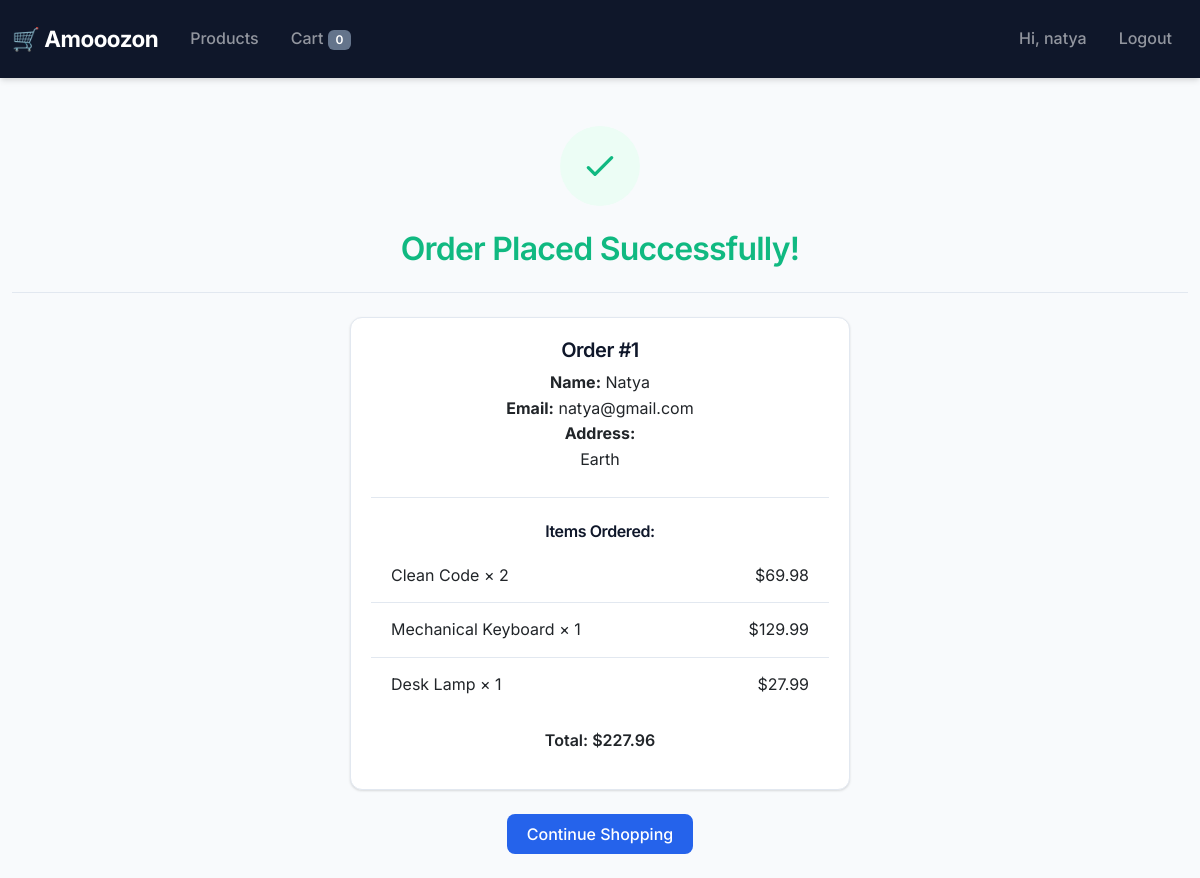
The page /checkout/complete/1/ (signed in) on the database its author committed.
### shop/models.py (models this page shows, shortened)
class Order(models.Model):
    user = models.ForeignKey(
        User,
        on_delete=models.SET_NULL,
        null=True,
        blank=True
    )
    full_name = models.CharField(max_length=100)
    address = models.TextField()
    email = models.EmailField()
    total = models.DecimalField(max_digits=10, decimal_places=2)
    paid = models.BooleanField(default=False)
    created = models.DateTimeField(auto_now_add=True)
    class Meta:
        ordering = ['-created']

class OrderItem(models.Model):
    order = models.ForeignKey(
        Order,
        on_delete=models.CASCADE,
        related_name='items'
    )
    product = models.ForeignKey(
        Product,
        on_delete=models.CASCADE
    )
    price = models.DecimalField(max_digits=10, decimal_places=2)
    quantity = models.PositiveIntegerField(default=1)
    def get_total(self):
        return self.price * self.quantity

class Product(models.Model):
    category = models.ForeignKey(
        Category,
        on_delete=models.CASCADE,
        related_name='products'
    )
    name = models.CharField(max_length=200)
    slug = models.SlugField(unique=True)
    description = models.TextField(blank=True)
    price = models.DecimalField(max_digits=10, decimal_places=2)
    inventory = models.PositiveIntegerField(default=0)
    created = models.DateTimeField(auto_now_add=True)
    updated = models.DateTimeField(auto_now=True)
    class Meta:
        ordering = ['name']

### shop/views.py (the view)
# urls.py: path('checkout/complete/<int:order_id>/', views.checkout_complete, name='checkout_complete'),
def checkout_complete(request, order_id):
    order = get_object_or_404(Order, id=order_id)
    return render(request, 'shop/checkout_complete.html', {
        'order': order,
    })

### shop/cart.py (called while the page is built)
    def __len__(self):
        return sum(item['quantity'] for item in self.cart.values())

### shop/context_processors.py (called while the page is built)
def cart_counter(request):
    cart = Cart(request)
    return {'cart_count': len(cart)}

### shop/templates/shop/checkout_complete.html (shortened to what this page needs)
{% extends 'shop/base.html' %}
{% block content %}
<div class="text-center py-4">
    <div class="mb-4">
        <span style="display: inline-flex; align-items: center; justify-content: center; width: 80px; height: 80px; background: #ecfdf5; border-radius: 50%;">
            <svg width="40" height="40" fill="none" stroke="#10b981" stroke-width="2" viewBox="0 0 24 24"><path stroke-linecap="round" stroke-linejoin="round" d="M5 13l4 4L19 7"/></svg>
        </span>
    </div>
    <h1 style="color: #10b981;">Order Placed Successfully!</h1>
    <hr>
    <div class="card mx-auto" style="max-width: 500px;">
        <div class="card-body">
            <h5 class="card-title">Order #{{ order.id }}</h5>
            <p class="card-text">
                <strong>Name:</strong> {{ order.full_name }}<br>
                <strong>Email:</strong> {{ order.email }}<br>
                <strong>Address:</strong><br>{{ order.address|linebreaksbr }}
            </p>
            <hr>
            <h6>Items Ordered:</h6>
            <ul class="list-group list-group-flush mb-3">
                {% for item in order.items.all %}
                    <li class="list-group-item d-flex justify-content-between">
                        <span>{{ item.product.name }} × {{ item.quantity }}</span>
                        <span>${{ item.get_total }}</span>
                    </li>
                {% endfor %}
            </ul>
            <p class="fw-bold">Total: ${{ order.total }}</p>
        </div>
    </div>
    <a href="{% url 'shop:product_list' %}" class="btn btn-primary mt-4">Continue Shopping</a>
</div>
{% endblock %}

### shop/templates/shop/base.html (shortened to what this page needs)
<!DOCTYPE html>
<html lang="en">
<head>
    <link href="https://cdn.jsdelivr.net/npm/bootstrap@5.3.0/dist/css/bootstrap.min.css" rel="stylesheet">
</head>
<body>
    <nav class="navbar navbar-expand-lg navbar-dark bg-dark mb-4">
        <div class="container">
            <a class="navbar-brand" href="{% url 'shop:product_list' %}">🛒 Amooozon</a>
            <div class="collapse navbar-collapse" id="navbarNav">
                <ul class="navbar-nav me-auto">
                    <li class="nav-item">
                        <a class="nav-link" href="{% url 'shop:product_list' %}">Products</a>
                    </li>
                    <li class="nav-item">
                        <a class="nav-link" href="{% url 'shop:cart_detail' %}">
                            Cart <span class="badge bg-secondary">{{ cart_count }}</span>
                        </a>
                    </li>
                </ul>
                <ul class="navbar-nav">
                    {% if user.is_authenticated %}
                        <li class="nav-item">
                            <span class="nav-link">Hi, {{ user.username }}</span>
                        </li>
                        <li class="nav-item">
                            <a class="nav-link" href="{% url 'shop:logout' %}">Logout</a>
                        </li>
                    {% endif %}
                </ul>
            </div>
        </div>
    </nav>
    <div class="container">
        {% block content %}{% endblock %}
    </div>
</body>
</html>

### shop/templates/shop/base.html (style rules this page uses)
:root { --primary: #2563eb; --primary-dark: #1d4ed8; --secondary: #64748b; --accent: #0ea5e9; --success: #10b981; --danger: #ef4444; --light: #f8fafc; --dark: #0f172a; --border: #e2e8f0; --shadow: 0 1px 3px rgba(0,0,0,0.08), 0 1px 2px rgba(0,0,0,0.06); --shadow-md: 0 4px 6px -1px rgba(0,0,0,0.1), 0 2px 4px -1px rgba(0,0,0,0.06); --shadow-lg: 0 10px 15px -3px rgba(0,0,0,0.1), 0 4px 6px -2px rgba(0,0,0,0.05); --radius: 0.5rem; --radius-lg: 0.75rem; }
* { box-sizing: border-box; }
body { font-family: 'Inter', -apple-system, BlinkMacSystemFont, sans-serif; background: var(--light); color: var(--dark); line-height: 1.6; }
.navbar { background: var(--dark) !important; box-shadow: var(--shadow-md); padding: 1rem 0; }
.navbar-brand { font-weight: 700; font-size: 1.4rem; letter-spacing: -0.5px; }
.nav-link { font-weight: 500; padding: 0.5rem 1rem !important; border-radius: var(--radius); transition: all 0.2s ease; }
.badge { font-weight: 600; padding: 0.35em 0.65em; }
.card { border: 1px solid var(--border); border-radius: var(--radius-lg); box-shadow: var(--shadow); transition: all 0.2s ease; overflow: hidden; }
.card-body { padding: 1.25rem; }
.card-title { font-weight: 600; color: var(--dark); margin-bottom: 0.5rem; }
.btn { font-weight: 500; padding: 0.5rem 1.25rem; border-radius: var(--radius); transition: all 0.2s ease; border: none; }
.btn-primary { background: var(--primary); color: white; }
.list-group-item { border: none; border-bottom: 1px solid var(--border); padding: 0.875rem 1.25rem; transition: all 0.15s ease; }
.list-group-item:last-child { border-bottom: none; }
.badge.bg-secondary { background: var(--secondary) !important; }
h1, h2, h3, h4, h5, h6 { font-weight: 600; color: var(--dark); letter-spacing: -0.025em; }
h1 { font-size: 2rem; }
a { color: var(--primary); text-decoration: none; transition: color 0.15s ease; }
.fw-bold { font-weight: 600 !important; }
.container { max-width: 1200px; }
hr { border-color: var(--border); opacity: 1; margin: 1.5rem 0; }
body { min-height: 100vh; }
* { transition-property: background-color, border-color, color, fill, stroke, opacity, box-shadow, transform; transition-timing-function: cubic-bezier(0.4, 0, 0.2, 1); transition-duration: 150ms; }

### rows shown on the page
Order: id "1", full_name "Natya", email "natya@gmail.com", address "Earth", total "227.96"
OrderItem: product.name "Clean Code", quantity "2", get_total "69.98"
OrderItem: product.name "Mechanical Keyboard", quantity "1", get_total "129.99"
OrderItem: product.name "Desk Lamp", quantity "1", get_total "27.99"

### other values the page prints
{{ cart_count }} "0"
{{ user.username }} "natya"
